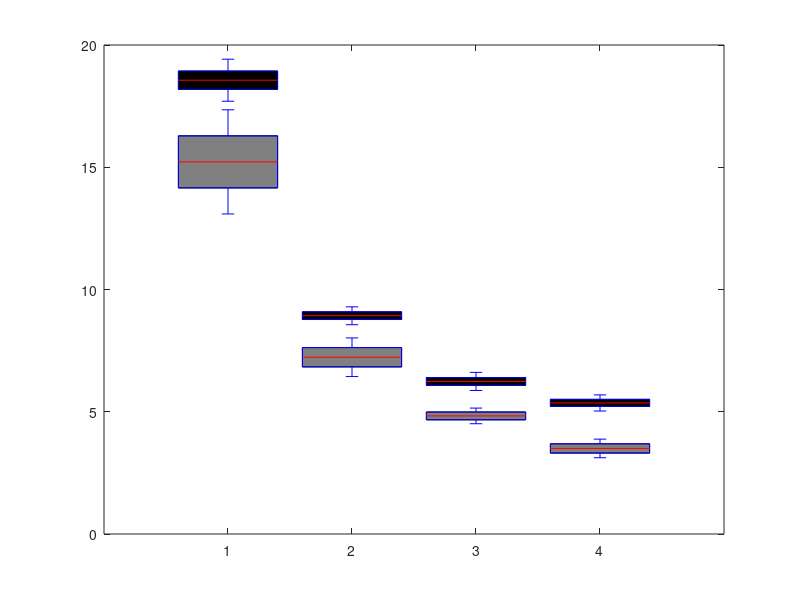

The MATLAB source for this figure:
clc,clear,close all;
figure
X=[15.22	17.35	13.09
7.23	8.02	6.44
4.83	5.15	4.51
3.5	3.88	3.12]
X = X'
boxplot(X,'BoxStyle','filled','Colors',[0.5,0.5,0.5])
hold on
Y = [19.42	9.29	6.61	5.69
19.2	9.2	6.52	5.61
18.99	9.11	6.42	5.53
18.77	9.02	6.33	5.44
18.56	8.93	6.24	5.36
18.34	8.84	6.15	5.28
18.13	8.75	6.05	5.2
17.91	8.66	5.96	5.12
17.7	8.56	5.87	5.03
18.56	8.93	6.24	5.36
]
boxplot(Y,'BoxStyle','filled','Colors','k')